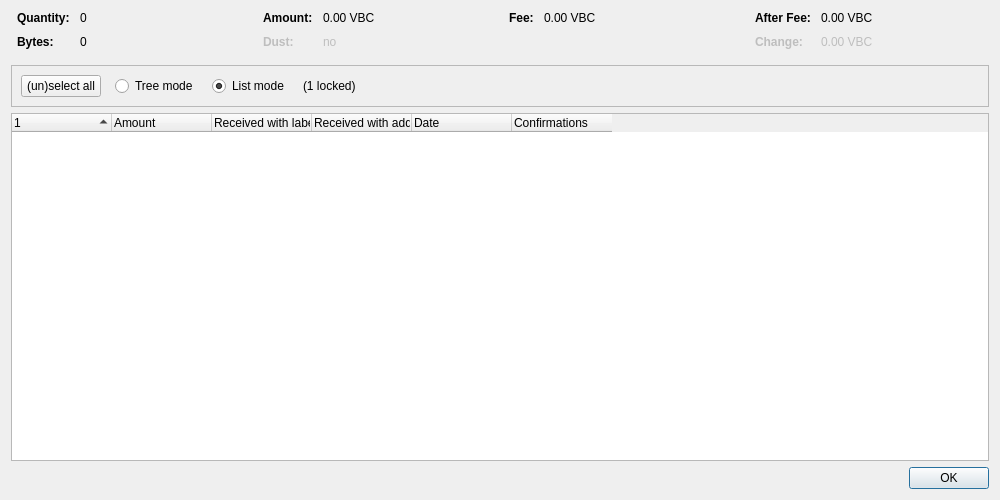
<?xml version="1.0" encoding="UTF-8"?>
<ui version="4.0">
 <class>CoinControlDialog</class>
 <widget class="QDialog" name="CoinControlDialog">
  <property name="geometry">
   <rect>
    <x>0</x>
    <y>0</y>
    <width>1000</width>
    <height>500</height>
   </rect>
  </property>
  <property name="windowTitle">
   <string>Coin Selection</string>
  </property>
  <layout class="QVBoxLayout" name="verticalLayout">
   <item>
    <layout class="QHBoxLayout" name="horizontalLayoutTop" stretch="0,0,0,0">
     <property name="topMargin">
      <number>0</number>
     </property>
     <property name="bottomMargin">
      <number>10</number>
     </property>
     <item>
      <layout class="QFormLayout" name="formLayoutCoinControl1">
       <property name="horizontalSpacing">
        <number>10</number>
       </property>
       <property name="verticalSpacing">
        <number>10</number>
       </property>
       <property name="leftMargin">
        <number>6</number>
       </property>
       <property name="rightMargin">
        <number>6</number>
       </property>
       <item row="0" column="0">
        <widget class="QLabel" name="labelCoinControlQuantityText">
         <property name="font">
          <font>
           <weight>75</weight>
           <bold>true</bold>
          </font>
         </property>
         <property name="text">
          <string>Quantity:</string>
         </property>
        </widget>
       </item>
       <item row="0" column="1">
        <widget class="QLabel" name="labelCoinControlQuantity">
         <property name="cursor">
          <cursorShape>IBeamCursor</cursorShape>
         </property>
         <property name="contextMenuPolicy">
          <enum>Qt::ActionsContextMenu</enum>
         </property>
         <property name="text">
          <string notr="true">0</string>
         </property>
         <property name="textInteractionFlags">
          <set>Qt::LinksAccessibleByMouse|Qt::TextSelectableByKeyboard|Qt::TextSelectableByMouse</set>
         </property>
        </widget>
       </item>
       <item row="1" column="0">
        <widget class="QLabel" name="labelCoinControlBytesText">
         <property name="font">
          <font>
           <weight>75</weight>
           <bold>true</bold>
          </font>
         </property>
         <property name="text">
          <string>Bytes:</string>
         </property>
        </widget>
       </item>
       <item row="1" column="1">
        <widget class="QLabel" name="labelCoinControlBytes">
         <property name="cursor">
          <cursorShape>IBeamCursor</cursorShape>
         </property>
         <property name="contextMenuPolicy">
          <enum>Qt::ActionsContextMenu</enum>
         </property>
         <property name="text">
          <string notr="true">0</string>
         </property>
         <property name="textInteractionFlags">
          <set>Qt::LinksAccessibleByMouse|Qt::TextSelectableByKeyboard|Qt::TextSelectableByMouse</set>
         </property>
        </widget>
       </item>
      </layout>
     </item>
     <item>
      <layout class="QFormLayout" name="formLayoutCoinControl2">
       <property name="horizontalSpacing">
        <number>10</number>
       </property>
       <property name="verticalSpacing">
        <number>10</number>
       </property>
       <property name="leftMargin">
        <number>6</number>
       </property>
       <property name="rightMargin">
        <number>6</number>
       </property>
       <item row="0" column="0">
        <widget class="QLabel" name="labelCoinControlAmountText">
         <property name="font">
          <font>
           <weight>75</weight>
           <bold>true</bold>
          </font>
         </property>
         <property name="text">
          <string>Amount:</string>
         </property>
        </widget>
       </item>
       <item row="0" column="1">
        <widget class="QLabel" name="labelCoinControlAmount">
         <property name="cursor">
          <cursorShape>IBeamCursor</cursorShape>
         </property>
         <property name="contextMenuPolicy">
          <enum>Qt::ActionsContextMenu</enum>
         </property>
         <property name="text">
          <string notr="true">0.00 VBC</string>
         </property>
         <property name="textInteractionFlags">
          <set>Qt::LinksAccessibleByMouse|Qt::TextSelectableByKeyboard|Qt::TextSelectableByMouse</set>
         </property>
        </widget>
       </item>
       <item row="1" column="0">
        <widget class="QLabel" name="labelCoinControlLowOutputText">
         <property name="enabled">
          <bool>false</bool>
         </property>
         <property name="font">
          <font>
           <weight>75</weight>
           <bold>true</bold>
          </font>
         </property>
         <property name="text">
          <string>Dust:</string>
         </property>
        </widget>
       </item>
       <item row="1" column="1">
        <widget class="QLabel" name="labelCoinControlLowOutput">
         <property name="enabled">
          <bool>false</bool>
         </property>
         <property name="cursor">
          <cursorShape>IBeamCursor</cursorShape>
         </property>
         <property name="contextMenuPolicy">
          <enum>Qt::ActionsContextMenu</enum>
         </property>
         <property name="text">
          <string notr="true">no</string>
         </property>
         <property name="textInteractionFlags">
          <set>Qt::LinksAccessibleByMouse|Qt::TextSelectableByKeyboard|Qt::TextSelectableByMouse</set>
         </property>
        </widget>
       </item>
      </layout>
     </item>
     <item>
      <layout class="QFormLayout" name="formLayoutCoinControl3">
       <property name="horizontalSpacing">
        <number>10</number>
       </property>
       <property name="verticalSpacing">
        <number>10</number>
       </property>
       <property name="leftMargin">
        <number>6</number>
       </property>
       <property name="rightMargin">
        <number>6</number>
       </property>
       <item row="0" column="0">
        <widget class="QLabel" name="labelCoinControlFeeText">
         <property name="font">
          <font>
           <weight>75</weight>
           <bold>true</bold>
          </font>
         </property>
         <property name="text">
          <string>Fee:</string>
         </property>
        </widget>
       </item>
       <item row="0" column="1">
        <widget class="QLabel" name="labelCoinControlFee">
         <property name="cursor">
          <cursorShape>IBeamCursor</cursorShape>
         </property>
         <property name="contextMenuPolicy">
          <enum>Qt::ActionsContextMenu</enum>
         </property>
         <property name="text">
          <string notr="true">0.00 VBC</string>
         </property>
         <property name="textInteractionFlags">
          <set>Qt::LinksAccessibleByMouse|Qt::TextSelectableByKeyboard|Qt::TextSelectableByMouse</set>
         </property>
        </widget>
       </item>
      </layout>
     </item>
     <item>
      <layout class="QFormLayout" name="formLayoutCoinControl4">
       <property name="horizontalSpacing">
        <number>10</number>
       </property>
       <property name="verticalSpacing">
        <number>10</number>
       </property>
       <property name="leftMargin">
        <number>6</number>
       </property>
       <property name="rightMargin">
        <number>6</number>
       </property>
       <item row="0" column="0">
        <widget class="QLabel" name="labelCoinControlAfterFeeText">
         <property name="font">
          <font>
           <weight>75</weight>
           <bold>true</bold>
          </font>
         </property>
         <property name="text">
          <string>After Fee:</string>
         </property>
        </widget>
       </item>
       <item row="0" column="1">
        <widget class="QLabel" name="labelCoinControlAfterFee">
         <property name="cursor">
          <cursorShape>IBeamCursor</cursorShape>
         </property>
         <property name="contextMenuPolicy">
          <enum>Qt::ActionsContextMenu</enum>
         </property>
         <property name="text">
          <string notr="true">0.00 VBC</string>
         </property>
         <property name="textInteractionFlags">
          <set>Qt::LinksAccessibleByMouse|Qt::TextSelectableByKeyboard|Qt::TextSelectableByMouse</set>
         </property>
        </widget>
       </item>
       <item row="1" column="0">
        <widget class="QLabel" name="labelCoinControlChangeText">
         <property name="enabled">
          <bool>false</bool>
         </property>
         <property name="font">
          <font>
           <weight>75</weight>
           <bold>true</bold>
          </font>
         </property>
         <property name="text">
          <string>Change:</string>
         </property>
        </widget>
       </item>
       <item row="1" column="1">
        <widget class="QLabel" name="labelCoinControlChange">
         <property name="enabled">
          <bool>false</bool>
         </property>
         <property name="cursor">
          <cursorShape>IBeamCursor</cursorShape>
         </property>
         <property name="contextMenuPolicy">
          <enum>Qt::ActionsContextMenu</enum>
         </property>
         <property name="text">
          <string notr="true">0.00 VBC</string>
         </property>
         <property name="textInteractionFlags">
          <set>Qt::LinksAccessibleByMouse|Qt::TextSelectableByKeyboard|Qt::TextSelectableByMouse</set>
         </property>
        </widget>
       </item>
      </layout>
     </item>
    </layout>
   </item>
   <item>
    <widget class="QFrame" name="frame">
     <property name="minimumSize">
      <size>
       <width>0</width>
       <height>40</height>
      </size>
     </property>
     <property name="frameShape">
      <enum>QFrame::StyledPanel</enum>
     </property>
     <property name="frameShadow">
      <enum>QFrame::Sunken</enum>
     </property>
     <layout class="QHBoxLayout" name="horizontalLayout">
      <item>
       <layout class="QHBoxLayout" name="horizontalLayoutPanel" stretch="0,0,0,0,0">
        <property name="spacing">
         <number>14</number>
        </property>
        <item>
         <widget class="QPushButton" name="pushButtonSelectAll">
          <property name="sizePolicy">
           <sizepolicy hsizetype="Maximum" vsizetype="Fixed">
            <horstretch>0</horstretch>
            <verstretch>0</verstretch>
           </sizepolicy>
          </property>
          <property name="text">
           <string>(un)select all</string>
          </property>
          <property name="autoDefault">
           <bool>false</bool>
          </property>
         </widget>
        </item>
        <item>
         <widget class="QRadioButton" name="radioTreeMode">
          <property name="sizePolicy">
           <sizepolicy hsizetype="Maximum" vsizetype="Fixed">
            <horstretch>0</horstretch>
            <verstretch>0</verstretch>
           </sizepolicy>
          </property>
          <property name="text">
           <string>Tree mode</string>
          </property>
         </widget>
        </item>
        <item>
         <widget class="QRadioButton" name="radioListMode">
          <property name="sizePolicy">
           <sizepolicy hsizetype="Maximum" vsizetype="Fixed">
            <horstretch>0</horstretch>
            <verstretch>0</verstretch>
           </sizepolicy>
          </property>
          <property name="text">
           <string>List mode</string>
          </property>
          <property name="checked">
           <bool>true</bool>
          </property>
         </widget>
        </item>
        <item>
         <widget class="QLabel" name="labelLocked">
          <property name="text">
           <string notr="true">(1 locked)</string>
          </property>
         </widget>
        </item>
        <item>
         <spacer name="horizontalSpacer">
          <property name="orientation">
           <enum>Qt::Horizontal</enum>
          </property>
          <property name="sizeHint" stdset="0">
           <size>
            <width>40</width>
            <height>20</height>
           </size>
          </property>
         </spacer>
        </item>
       </layout>
      </item>
     </layout>
    </widget>
   </item>
   <item>
    <widget class="CoinControlTreeWidget" name="treeWidget">
     <property name="contextMenuPolicy">
      <enum>Qt::CustomContextMenu</enum>
     </property>
     <property name="sortingEnabled">
      <bool>false</bool>
     </property>
     <property name="columnCount">
      <number>6</number>
     </property>
     <attribute name="headerShowSortIndicator" stdset="0">
      <bool>true</bool>
     </attribute>
     <attribute name="headerStretchLastSection">
      <bool>false</bool>
     </attribute>
     <column>
      <property name="text">
       <string/>
      </property>
     </column>
     <column>
      <property name="text">
       <string>Amount</string>
      </property>
     </column>
     <column>
      <property name="text">
       <string>Received with label</string>
      </property>
     </column>
     <column>
      <property name="text">
       <string>Received with address</string>
      </property>
     </column>
     <column>
      <property name="text">
       <string>Date</string>
      </property>
     </column>
     <column>
      <property name="text">
       <string>Confirmations</string>
      </property>
      <property name="toolTip">
       <string>Confirmed</string>
      </property>
     </column>
     <column>
      <property name="text">
       <string/>
      </property>
     </column>
     <column>
      <property name="text">
       <string/>
      </property>
     </column>
     <column>
      <property name="text">
       <string/>
      </property>
     </column>
     <column>
      <property name="text">
       <string/>
      </property>
     </column>
    </widget>
   </item>
   <item>
    <widget class="QDialogButtonBox" name="buttonBox">
     <property name="orientation">
      <enum>Qt::Horizontal</enum>
     </property>
     <property name="standardButtons">
      <set>QDialogButtonBox::Ok</set>
     </property>
    </widget>
   </item>
  </layout>
 </widget>
 <customwidgets>
  <customwidget>
   <class>CoinControlTreeWidget</class>
   <extends>QTreeWidget</extends>
   <header>qt/coincontroltreewidget.h</header>
  </customwidget>
 </customwidgets>
 <resources/>
 <connections/>
</ui>
